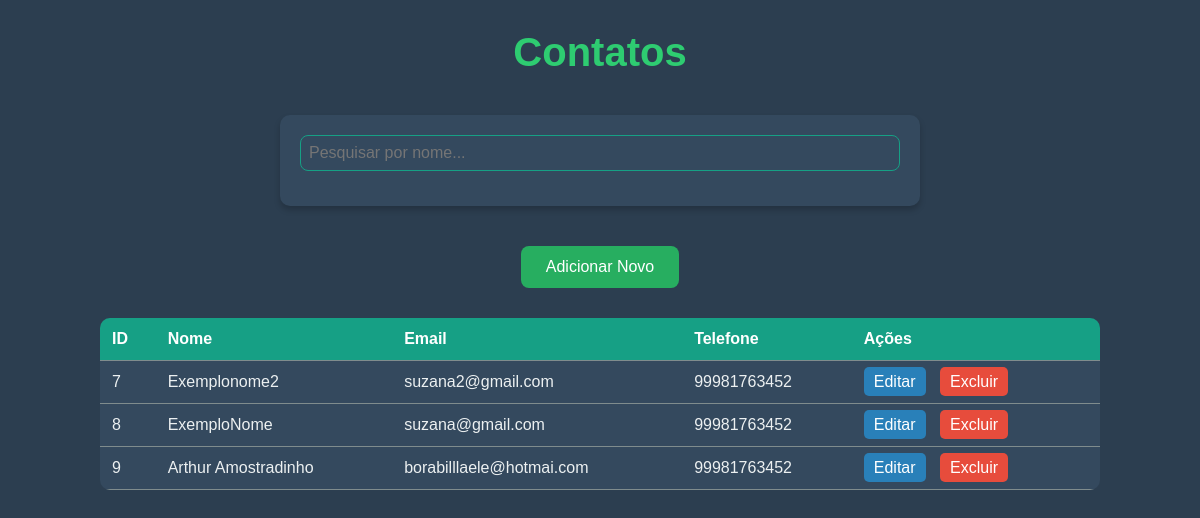
Screenshot of /cont/index.php with the database file from the repository.
### tables this page shows
CREATE TABLE `contato` (
  `id` int(11) UNSIGNED NOT NULL,
  `nome` varchar(255) NOT NULL,
  `email` varchar(255) NOT NULL,
  `telefone` varchar(20) NOT NULL
);

### cont/index.php (the view, shortened to what this page needs)
<?php
include 'conexao.php';
$searchTerm = '';
if (isset($_GET['search'])) {
    $searchTerm = $_GET['search'];
    $sql = "SELECT * FROM contato WHERE nome LIKE :searchTerm";
    $stmt = $pdo->prepare($sql);
    $stmt->execute(['searchTerm' => "%$searchTerm%"]);
} else {
    $sql = "SELECT * FROM contato";
    $stmt = $pdo->query($sql);
}
$usuarios = $stmt->fetchAll();
?>
<!DOCTYPE html>
<html lang="pt-BR">
<head>
    <link rel="stylesheet" href="style.css">
</head>
<body>
    <h1>Contatos</h1>
    <form method="GET" action="index.php">
        <input type="text" name="search" id="search" placeholder="Pesquisar por nome..." value="<?= htmlspecialchars($searchTerm) ?>">
    </form>
    <div style="text-align: center; margin-top: 20px;">
        <a href="create.php">
            <button class="adicionar">Adicionar Novo</button>
        </a>
    </div>
    <table>
        <thead>
            <tr>
                <th>ID</th>
                <th>Nome</th>
                <th>Email</th>
                <th>Telefone</th>
                <th>Ações</th>
            </tr>
        </thead>
        <tbody>
            <?php foreach ($usuarios as $usuario): ?>
                <tr>
                    <td><?= $usuario['id'] ?></td>
                    <td><?= $usuario['nome'] ?></td>
                    <td><?= $usuario['email'] ?></td>
                    <td><?= $usuario['telefone'] ?></td>
                    <td>
                        <a href="update.php?id=<?= $usuario['id'] ?>">Editar</a>
                        <a href="delete.php?id=<?= $usuario['id'] ?>" class="delete" onclick="return confirm('Tem certeza que deseja excluir?')">Excluir</a>
                    </td>
                </tr>
            <?php endforeach; ?>
        </tbody>
    </table>
</body>
</html>

### cont/style.css (style rules this page uses)
body { font-family: Arial, sans-serif; background-color: #2c3e50; color: #ecf0f1; margin: 0; padding: 0; }
h1 { text-align: center; color: #2ecc71; font-size: 2.5rem; margin-top: 30px; }
#search { width: 100%; padding: 8px; background-color: transparent; color: #ecf0f1; font-size: 1rem; border: 1px solid #16a085; border-radius: 8px; }
button.adicionar { background-color: #27ae60; color: #fff; padding: 12px 25px; border: none; border-radius: 8px; cursor: pointer; font-size: 1rem; transition: background-color 0.3s ease, transform 0.2s ease; display: block; margin: 20px auto; }
table { width: 90%; max-width: 1000px; margin: 30px auto; border-collapse: collapse; background-color: #34495e; border-radius: 10px; overflow: hidden; }
table th, table td { padding: 12px; text-align: left; border-bottom: 1px solid #7f8c8d; }
table th { background-color: #16a085; color: #fff; }
table td { color: #ecf0f1; }
table a { text-decoration: none; color: #fff; background-color: #2980b9; padding: 6px 10px; border-radius: 5px; margin-right: 10px; transition: background-color 0.3s ease; }
table a.delete { background-color: #e74c3c; }
form { background-color: #34495e; border-radius: 10px; padding: 20px; width: 80%; max-width: 600px; margin: 40px auto; box-shadow: 0 4px 6px rgba(0, 0, 0, 0.2); }
form input { width: calc(100% - 24px); padding: 12px; margin-bottom: 15px; border-radius: 8px; border: 1px solid #16a085; background-color: #2c3e50; color: #ecf0f1; font-size: 1rem; box-sizing: border-box; }
a { text-decoration: none; }

### rows the page displays
contato: id "7", nome "Exemplonome2", email "suzana2@gmail.com", telefone "99981763452"
contato: id "8", nome "ExemploNome", email "suzana@gmail.com", telefone "99981763452"
contato: id "9", nome "Arthur Amostradinho", email "borabilllaele@hotmai.com", telefone "99981763452"
